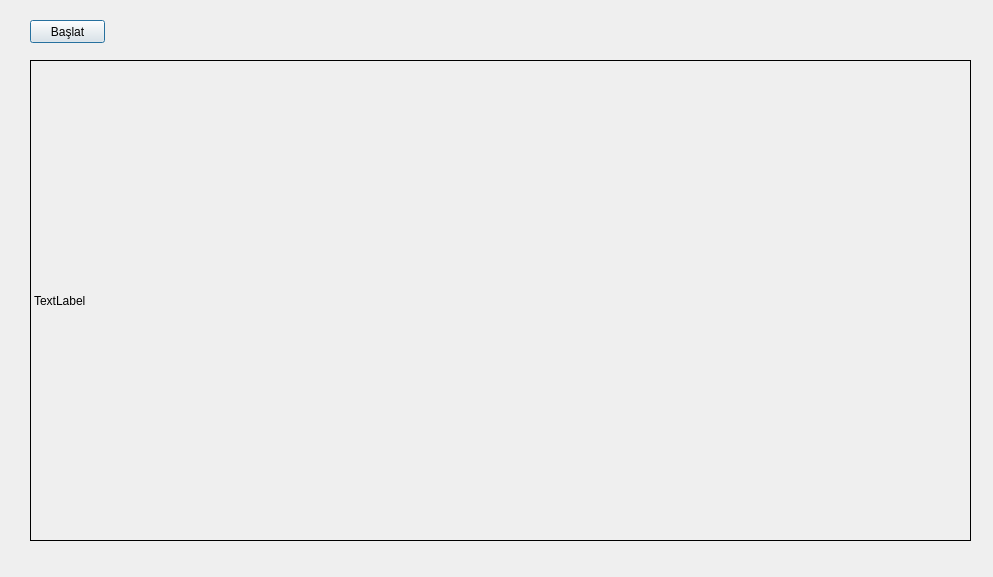
<?xml version="1.0" encoding="UTF-8"?>
<ui version="4.0">
 <class>Deneme</class>
 <widget class="QDialog" name="Deneme">
  <property name="geometry">
   <rect>
    <x>0</x>
    <y>0</y>
    <width>993</width>
    <height>577</height>
   </rect>
  </property>
  <property name="sizePolicy">
   <sizepolicy hsizetype="Fixed" vsizetype="Fixed">
    <horstretch>0</horstretch>
    <verstretch>0</verstretch>
   </sizepolicy>
  </property>
  <property name="windowTitle">
   <string>Dialog</string>
  </property>
  <widget class="QPushButton" name="pushButtonVideoBaslat">
   <property name="geometry">
    <rect>
     <x>30</x>
     <y>20</y>
     <width>75</width>
     <height>23</height>
    </rect>
   </property>
   <property name="text">
    <string>Başlat</string>
   </property>
  </widget>
  <widget class="QLabel" name="label">
   <property name="geometry">
    <rect>
     <x>30</x>
     <y>60</y>
     <width>941</width>
     <height>481</height>
    </rect>
   </property>
   <property name="frameShape">
    <enum>QFrame::Box</enum>
   </property>
   <property name="text">
    <string>TextLabel</string>
   </property>
  </widget>
 </widget>
 <resources/>
 <connections/>
</ui>
